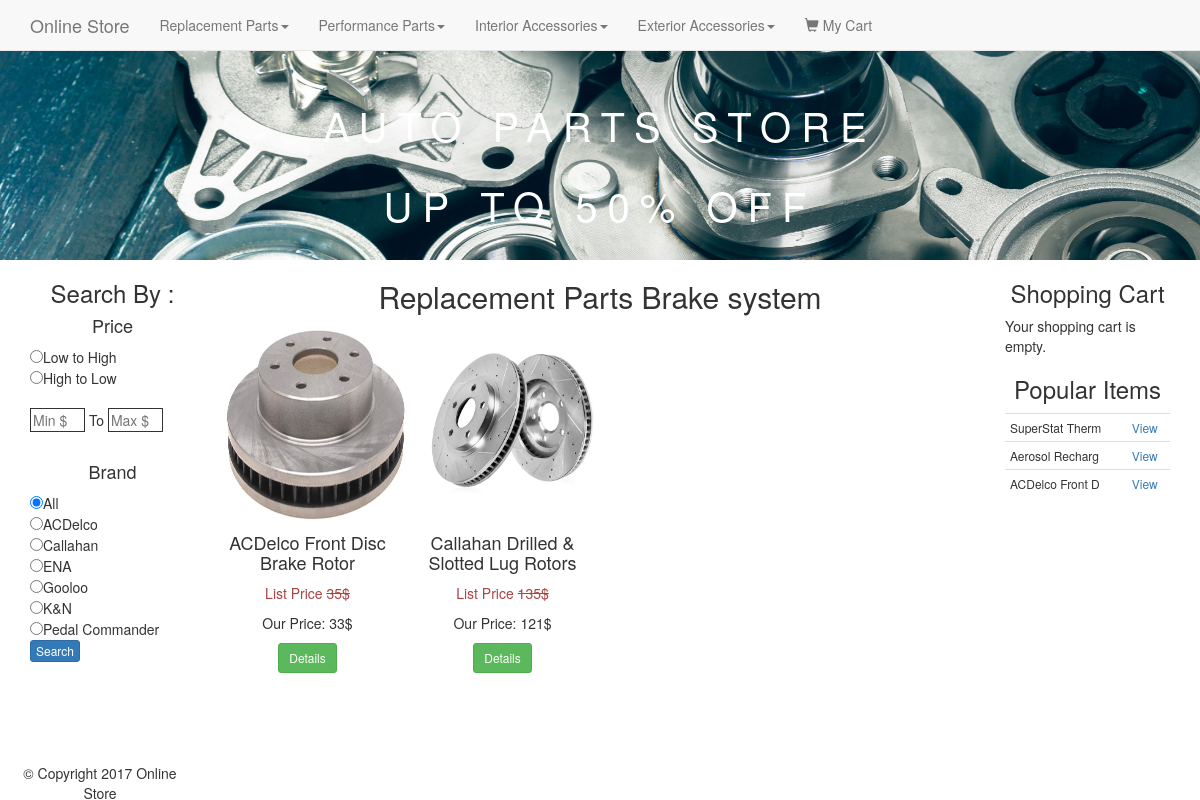
The page /online_store/category.php?cat=5 on the database its author committed.
### tables this page shows
CREATE TABLE `categories` (
  `id` int(11) NOT NULL,
  `category` varchar(255) NOT NULL,
  `parent` int(11) NOT NULL DEFAULT '0'
);

CREATE TABLE `brand` (
  `id` int(11) NOT NULL,
  `brand` varchar(255) NOT NULL
);

CREATE TABLE `products` (
  `id` int(11) NOT NULL,
  `title` varchar(255) NOT NULL,
  `price` decimal(10,0) NOT NULL,
  `list_price` decimal(10,0) NOT NULL,
  `brand` int(11) NOT NULL,
  `categories` varchar(255) NOT NULL,
  `image` text NOT NULL,
  `description` text NOT NULL,
  `featured` tinyint(4) NOT NULL DEFAULT '0',
  `myquant` int(11) NOT NULL,
  `deleted` tinyint(4) NOT NULL DEFAULT '0',
  `threshold` int(11) NOT NULL
);

### online_store/helpers/helpers.php (called while the page is built, shortened)
<?php
function sanitize($tags) {
    return htmlentities($tags, ENT_QUOTES, "UTF-8");
}
function get_category($child_id) {
	global $db;
	$id = sanitize($child_id);
	$sql = "SELECT p.id AS 'pid', p.category AS 'parent', c.id AS 'cid', c.category AS 'child'
			FROM categories c
			INNER JOIN categories p
			ON c.parent = p.id
			WHERE c.id = '$id'";
	$query = $db->query($sql);
	$category = mysqli_fetch_assoc($query);
	return $category;
}

### online_store/category.php (the view)
<?php
require_once 'core/init.php';
include 'includes/head.php';
include 'includes/navigation.php';
include 'includes/headerpartial.php';
include 'includes/leftbar.php';
if (isset($_GET['cat'])) {
    $cat_id = sanitize($_GET['cat']);
} else {
    $cat_id = '';
}
$sql = "SELECT *FROM products WHERE categories = '$cat_id'";
$productQ = $db->query($sql);
$category = get_category($cat_id);
?>
    <div class="col-md-8">
        <div class="row">
            <h2 class="text-center"><?= $category['parent']. ' ' .$category['child']; ?></h2>
            <?php while($product = mysqli_fetch_assoc($productQ)) : ?>
            <div class="col-md-3 text-center">
               <?php $photos = explode(',', $product['image']); ?>
                <img src="<?= $photos[0]; ?>" alt="<?= $product['title']; ?>" class="img-thumb">
                <h4><?= $product['title']; ?></h4>
                <p class="list-price text-danger">List Price <s><?= $product['list_price']; ?>$</s></p>
                <p class="price">Our Price: <?= $product['price']; ?>$</p>
                <button type="button" class="btn btn-sm btn-success" onclick="detailsmodal(<?= $product['id']; ?>)">Details</button>
            </div>
            <?php endwhile; ?>
        </div>
    </div>
<?php
    include 'includes/rightbar.php';
    include 'includes/footer.php';
?>

### online_store/includes/navigation.php (shortened to what this page needs)
<?php
$sql = "SELECT * FROM categories WHERE parent = 0";
$pquery = $db->query($sql);
?>
    <nav class="navbar navbar-default navbar-fixed-top">
        <div class="container">
            <a href="index.php" class="navbar-brand">Online Store</a>
            <ul class="nav navbar-nav">
               <?php while($parent = mysqli_fetch_assoc($pquery)) : ?>
                <li class="dropdown">
                    <a href="#" class="dropdown-toggle" data-toggle="dropdown"><?php echo $parent['category']; ?><span class="caret"></span></a>
                </li>
                <?php endwhile; ?>
                <li><a href="cart.php"><span class="glyphicon glyphicon-shopping-cart"></span> My Cart</a></li>
            </ul>
        </div>
    </nav>

### online_store/includes/widgets/filters.php (shortened to what this page needs)
<?php
    $price_sort = ((isset($_REQUEST['price_sort'])) ? sanitize($_REQUEST['price_sort']) : '');
    $min_price = ((isset($_REQUEST['min_price'])) ? sanitize($_REQUEST['min_price']) : '');
    $max_price = ((isset($_REQUEST['max_price'])) ? sanitize($_REQUEST['max_price']) : '');
    $b = ((isset($_REQUEST['brand'])) ? sanitize($_REQUEST['brand']) : '');
    $brandQ = $db->query("SELECT * FROM brand ORDER BY brand");
?>
<h3 class="text-center">Search By :</h3>
<h4 class="text-center">Price</h4>
<form action="search.php" method="POST">
    <input type="radio" name="price_sort" value="low"<?= (($price_sort == 'low') ? ' checked' : ''); ?>>Low to High<br>
    <input type="radio" name="price_sort" value="high"<?= (($price_sort == 'high') ? ' checked' : ''); ?>>High to Low<br><br>
    <input type="text" name="min_price"  class="price-range" placeholder="Min $" value="<?= $min_price; ?>"> To
    <input type="text" name="max_price"  class="price-range" placeholder="Max $" value="<?= $max_price; ?>"><br><br>
    <h4 class="text-center">Brand</h4>
    <input type="radio" name="brand" value=""<?= (($b == '') ? ' checked' : ''); ?>>All<br>
    <?php while ($brand = mysqli_fetch_assoc($brandQ)) : ?>
        <input type="radio" name="brand" value="<?= $brand['id']; ?>"<?= (($b == $brand['id']) ? ' checked' : ''); ?>><?= $brand['brand']; ?><br>
    <?php endwhile; ?>
    <input type="submit" value="Search" class="btn btn-xs btn-primary">
</form>

### online_store/includes/widgets/recent.php
<h3 class="text-center">Popular Items</h3>
<?php
$transQ = $db->query("SELECT * FROM cart WHERE paid = 1 ORDER BY id DESC LIMIT 5");
$results = array();
while ($row = mysqli_fetch_assoc($transQ)) {
    $results[] = $row;
}
$row_count = $transQ->num_rows;
$used_ids = array();
for ($i = 0; $i < $row_count; $i++) {
    $json_items = $results[$i]['items'];
    $items = json_decode($json_items, true);
    foreach ($items as $item) {
        if (!in_array($item['id'], $used_ids)) {
            $used_ids[] = $item['id'];
        }
    }
}
?>
<div id="recent_widget">
    <table class="table table-condensed">
        <?php foreach ($used_ids as $id) :
        $productQ = $db->query("SELECT id, title FROM products WHERE id = '{$id}'");
        $product = mysqli_fetch_assoc($productQ);
        ?>
        <tr>
            <td>
                <?= substr($product['title'], 0, 15); ?>
            </td>
            <td>
                <a class="text-primary" onclick="detailsmodal('<?= $id; ?>')">View</a>
            </td>
        </tr>
        <?php endforeach; ?>
    </table>
</div>

### online_store/css/main.css (style rules this page uses)
body { padding-top: 50px; }
.img-thumb { width: 183px; height: 200px; }
input { background-color: transparent; }
#cart_widget td, #recent_widget { font-size: 12px; }
input.price-range { width: 55px; border: 1px solid; }

### rows shown on the page
categories: category "Replacement Parts", categories.category "Brake system"
categories: category "Performance Parts"
categories: category "Interior Accessories"
categories: category "Exterior Accessories"
brand: brand "ACDelco"
brand: brand "Callahan"
brand: brand "ENA"
brand: brand "Gooloo"
brand: brand "K&N"
brand: brand "Pedal Commander"
products: shows a picture, title "ACDelco Front Disc Brake Rotor", list_price "35", price "33", title "ACDelco Front D"
products: shows a picture, title "Callahan Drilled & Slotted Lug Rotors", list_price "135", price "121"
products: title "SuperStat Therm"
products: title "Aerosol Recharg"
